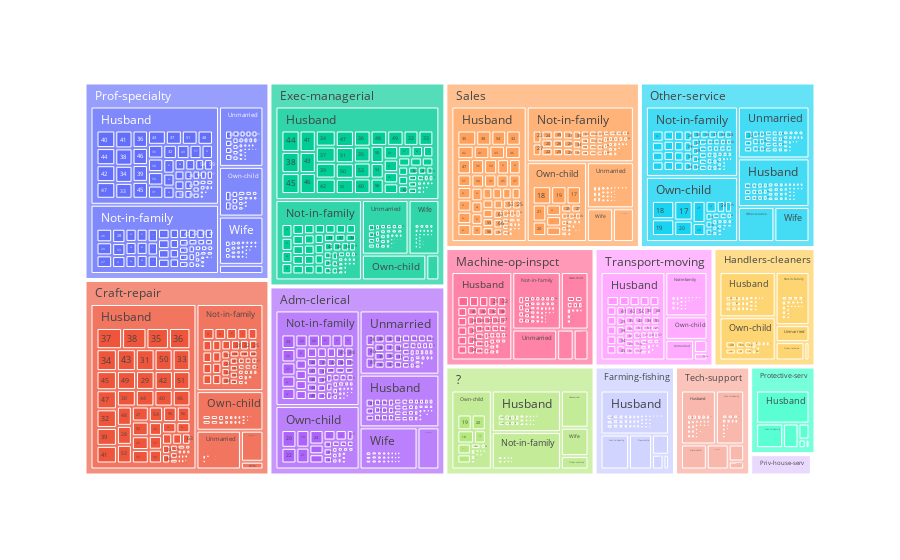

Here is the notebook cell this chart was saved with:
### Code cell
grafico = px.treemap(base_censo, path=['occupation', 'relationship', 'age'])
grafico.show()

### Figure 1 — Plotly figure (JSON) as saved in the notebook; plotly's stock layout.template omitted (floating-point values rounded to 4 significant figures; data arrays with more than 128 entries replaced by an {"elided": "..."} marker saying what was removed)
{"data": [{"branchvalues": "total", "domain": {"x": [0, 1], "y": [0, 1]}, "hovertemplate": "labels=%{label}<br>count=%{value}<br>parent=%{parent}<br>id=%{id}<extra></extra>", "ids": {"elided": "3547 str values"}, "labels": {"elided": "3547 str values"}, "name": "", "parents": {"elided": "3547 str values"}, "type": "treemap", "values": {"elided": "3547 int values"}}], "layout": {"legend": {"tracegroupgap": 0}, "margin": {"t": 60}}}
